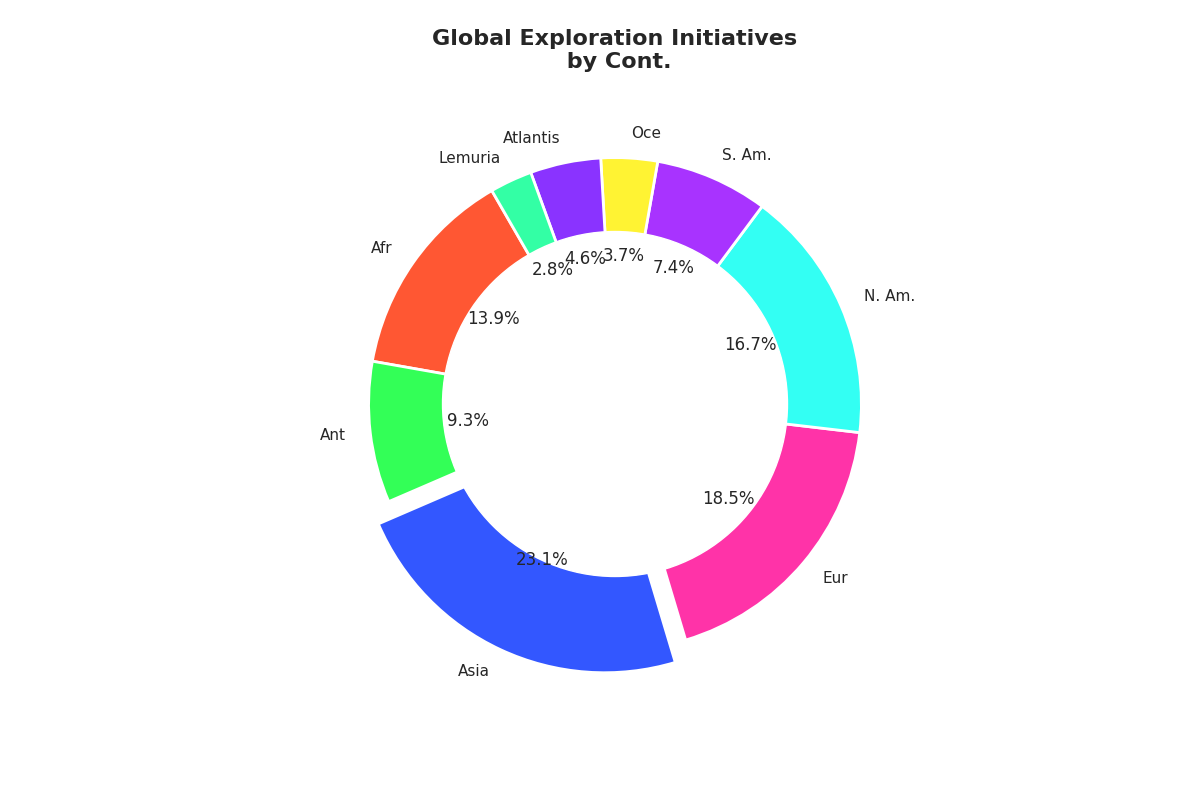

Reproduce this figure in Python.
import matplotlib.pyplot as plt

# Updated list of continents to include fictional groups
continents = ['Afr', 'Ant', 'Asia', 'Eur', 'N. Am.', 'S. Am.', 'Oce', 'Atlantis', 'Lemuria']
# Updated percentage to include the new groups
initiatives_percentage = [15, 10, 25, 20, 18, 8, 4, 5, 3]
# Extended color scheme to cover the additional slices
new_colors = ['#FF5733', '#33FF57', '#3357FF', '#FF33A8', '#33FFF3', '#A833FF', '#FFF333', '#8A33FF', '#33FFA5']

plt.figure(figsize=(12, 8))
explode = (0, 0, 0.1, 0, 0, 0, 0, 0, 0)
wedges, texts, autotexts = plt.pie(
    initiatives_percentage, 
    labels=continents, 
    autopct='%1.1f%%', 
    startangle=120, 
    colors=new_colors, 
    explode=explode
)

for w in wedges:
    w.set_linewidth(2)
    w.set_edgecolor('white')

plt.gca().add_artist(plt.Circle((0, 0), 0.70, color='white'))

plt.title('Global Exploration Initiatives\n by Cont.', fontsize=16, fontweight='bold', pad=20)

plt.show()
